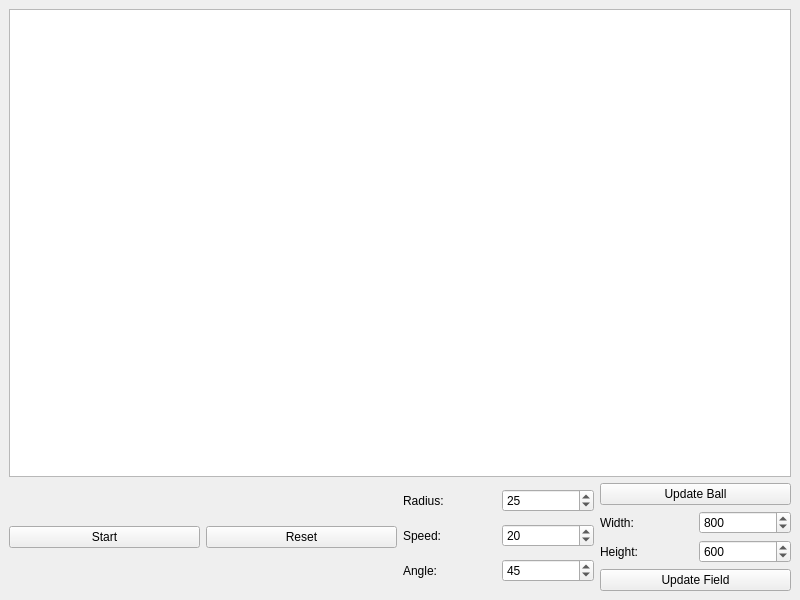
<?xml version="1.0" encoding="UTF-8"?>
<ui version="4.0">
 <class>MainWindow</class>
 <widget class="QMainWindow" name="MainWindow">
  <property name="geometry">
   <rect>
    <x>0</x>
    <y>0</y>
    <width>800</width>
    <height>600</height>
   </rect>
  </property>
  <property name="windowTitle">
   <string>MainWindow</string>
  </property>
  <widget class="QWidget" name="centralwidget">
   <layout class="QVBoxLayout" name="verticalLayout">
    <item>
     <widget class="QGraphicsView" name="graphicsView">
      <property name="enabled">
       <bool>true</bool>
      </property>
      <property name="sizeAdjustPolicy">
       <enum>QAbstractScrollArea::AdjustToContents</enum>
      </property>
      <property name="interactive">
       <bool>true</bool>
      </property>
     </widget>
    </item>
    <item>
     <layout class="QHBoxLayout" name="horizontalLayout">
      <item>
       <widget class="QPushButton" name="startButton">
        <property name="text">
         <string>Start</string>
        </property>
       </widget>
      </item>
      <item>
       <widget class="QPushButton" name="resetButton">
        <property name="text">
         <string>Reset</string>
        </property>
       </widget>
      </item>
      <item>
       <layout class="QVBoxLayout" name="verticalLayout_2">
        <item>
         <layout class="QHBoxLayout" name="horizontalLayout_2">
          <item>
           <widget class="QLabel" name="label">
            <property name="text">
             <string>Radius:</string>
            </property>
           </widget>
          </item>
          <item>
           <widget class="QSpinBox" name="radiusSpinBox">
            <property name="minimum">
             <number>1</number>
            </property>
            <property name="maximum">
             <number>100</number>
            </property>
            <property name="value">
             <number>25</number>
            </property>
           </widget>
          </item>
         </layout>
        </item>
        <item>
         <layout class="QHBoxLayout" name="horizontalLayout_3">
          <item>
           <widget class="QLabel" name="label_2">
            <property name="text">
             <string>Speed:</string>
            </property>
           </widget>
          </item>
          <item>
           <widget class="QSpinBox" name="speedSpinBox">
            <property name="minimum">
             <number>1</number>
            </property>
            <property name="maximum">
             <number>100</number>
            </property>
            <property name="value">
             <number>20</number>
            </property>
           </widget>
          </item>
         </layout>
        </item>
        <item>
         <layout class="QHBoxLayout" name="horizontalLayout_4">
          <item>
           <widget class="QLabel" name="label_3">
            <property name="text">
             <string>Angle:</string>
            </property>
           </widget>
          </item>
          <item>
           <widget class="QSpinBox" name="angleSpinBox">
            <property name="minimum">
             <number>0</number>
            </property>
            <property name="maximum">
             <number>360</number>
            </property>
            <property name="value">
             <number>45</number>
            </property>
           </widget>
          </item>
         </layout>
        </item>
       </layout>
      </item>
      <item>
       <layout class="QVBoxLayout" name="verticalLayout_3">
        <item>
         <widget class="QPushButton" name="updateBallButton">
          <property name="text">
           <string>Update Ball</string>
          </property>
         </widget>
        </item>
        <item>
         <layout class="QHBoxLayout" name="horizontalLayout_5">
          <item>
           <widget class="QLabel" name="label_4">
            <property name="text">
             <string>Width:</string>
            </property>
           </widget>
          </item>
          <item>
           <widget class="QSpinBox" name="widthSpinBox">
            <property name="minimum">
             <number>100</number>
            </property>
            <property name="maximum">
             <number>2000</number>
            </property>
            <property name="value">
             <number>800</number>
            </property>
           </widget>
          </item>
         </layout>
        </item>
        <item>
         <layout class="QHBoxLayout" name="horizontalLayout_6">
          <item>
           <widget class="QLabel" name="label_5">
            <property name="text">
             <string>Height:</string>
            </property>
           </widget>
          </item>
          <item>
           <widget class="QSpinBox" name="heightSpinBox">
            <property name="minimum">
             <number>100</number>
            </property>
            <property name="maximum">
             <number>2000</number>
            </property>
            <property name="value">
             <number>600</number>
            </property>
           </widget>
          </item>
         </layout>
        </item>
        <item>
         <widget class="QPushButton" name="updateFieldButton">
          <property name="text">
           <string>Update Field</string>
          </property>
         </widget>
        </item>
       </layout>
      </item>
     </layout>
    </item>
   </layout>
  </widget>
 </widget>
 <resources/>
 <connections/>
</ui>
